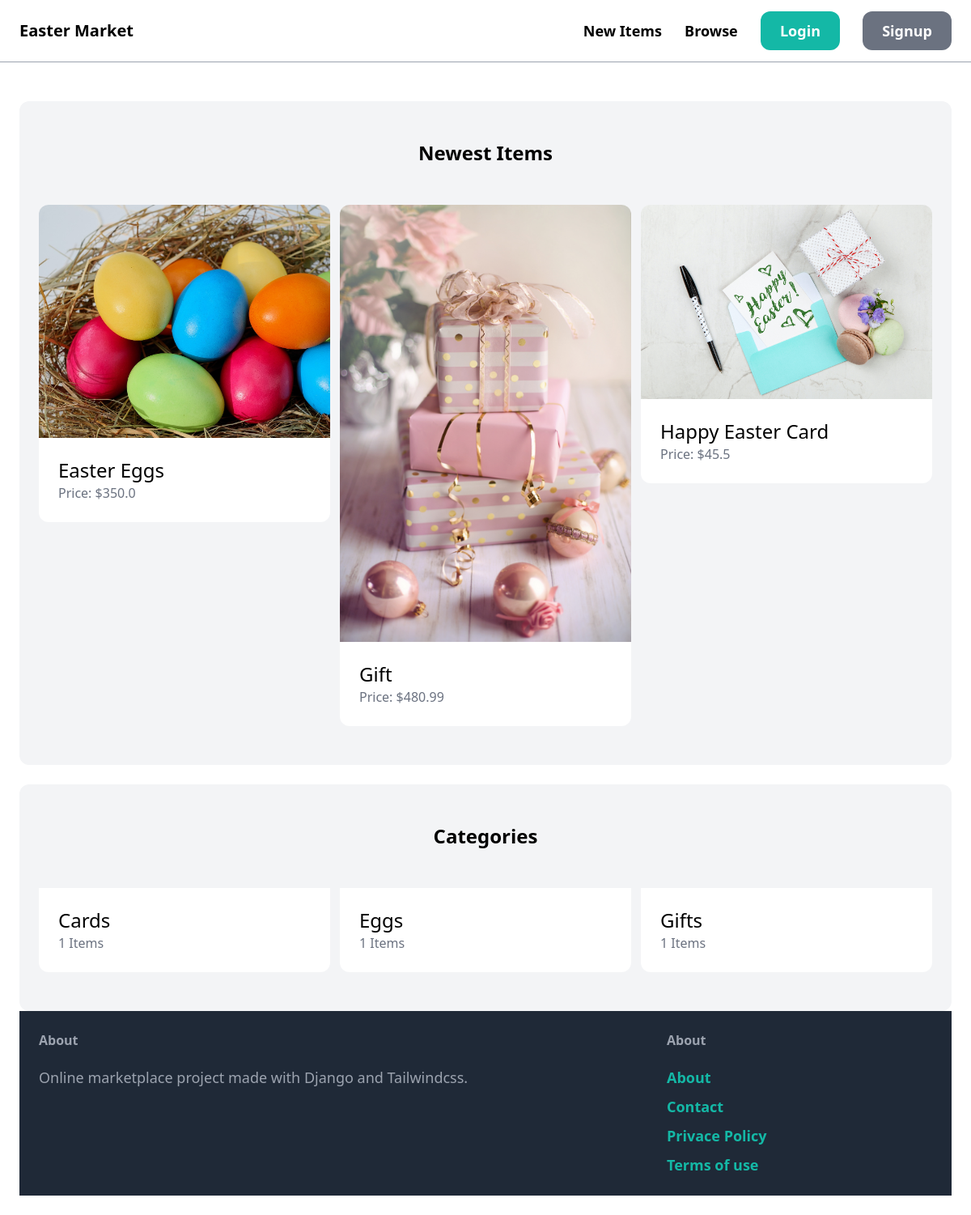
The app's page /, older data.
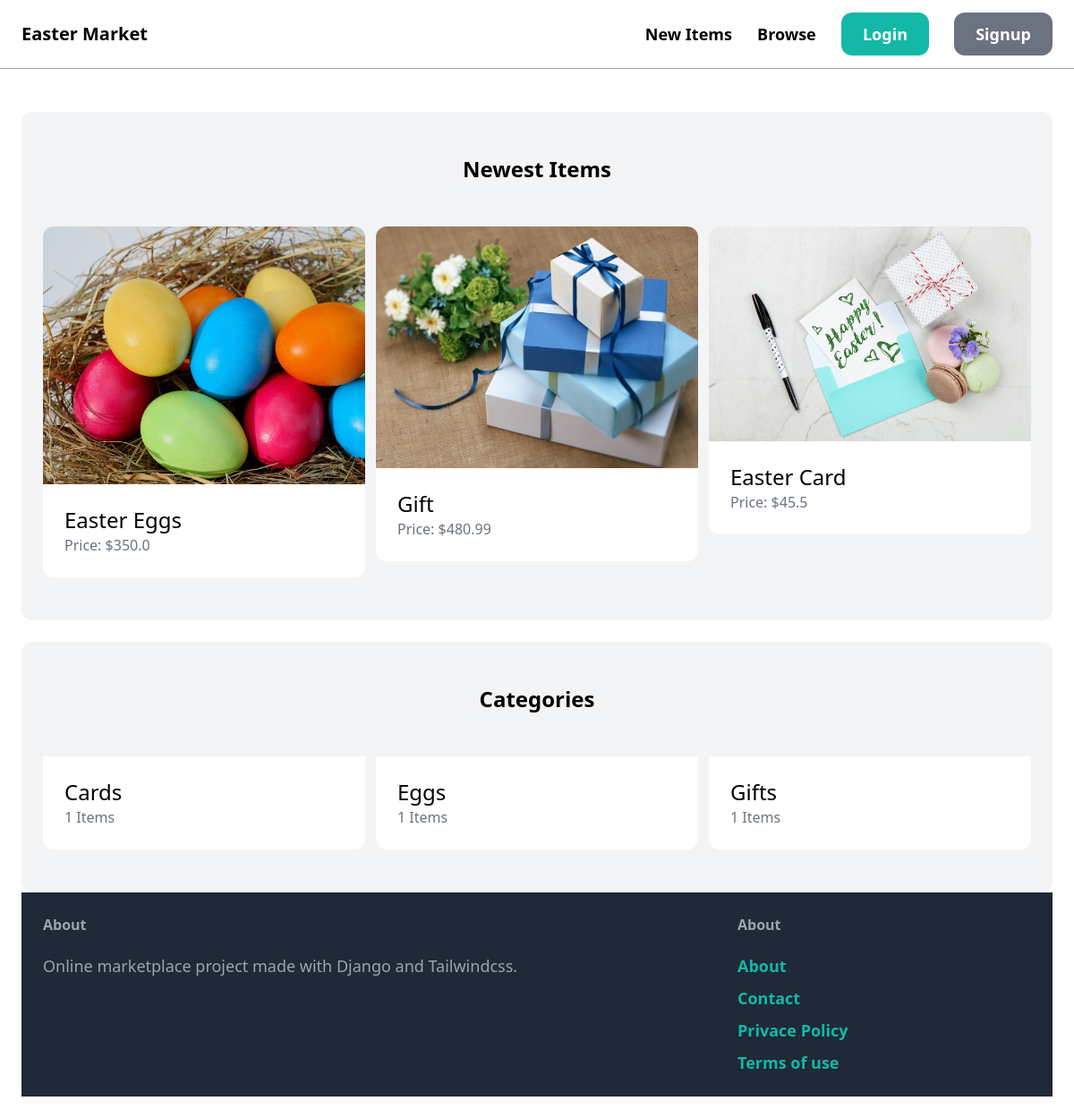
The same page, newer data.
### item/models.py (models this page shows, shortened)
class Item(models.Model):
    name = models.CharField(max_length=255)
    category = models.ForeignKey(Category, related_name="items", on_delete=models.CASCADE)
    description = models.TextField(blank=True, null=True)
    price = models.FloatField()
    image = models.ImageField(upload_to="items_images", blank=True, null=True)
    is_sold = models.BooleanField(default=False)
    created_by = models.ForeignKey(User, related_name="items", on_delete=models.CASCADE)
    created_at = models.DateTimeField(auto_now_add=True)

### core/views.py (the view)
# urls.py: path('', views.index, name='index'),
def index(request):
    items = Item.objects.filter(is_sold=False)[0:6]
    categories = Category.objects.all()
    return render(request, 'core/index.html',
                  {'categories':categories,
                  'items':items,})

### core/templates/core/index.html (shortened to what this page needs)
{% extends 'core/base.html' %}
{%block content%}
   <div class="mt-6 px-6 py-12 bg-gray-100 rounded-xl">
        <h2 class="mb-12 text-2xl text-center font-bold">Newest Items</h2>
        <div class="grid grid-cols-3 gap-3">
            {%for item in items%}
                <div>
                    <a href="{% url 'item:detail' item.id %}">
                        <img src="{{item.image.url}}" class="rounded-t-xl">
                <div class="p-6 bg-white rounded-b-xl">
                    <h2 class="text-2xl">{{ item.name}}</h2>
                    <p class="text-gray-500">Price: ${{item.price}} </p>
                </div>
                    </a>
                </div>
            {% endfor %}
        </div>
    </div>
    <div class='mt-6 px-6 py-12 bg-gray-100 rounded-xl'>
        <h2 class="text-2xl mb-12 text-center font-bold">Categories</h2>
        <div class="grid gap-3 grid-cols-3 ">
            {%for category in categories%}
            <div class="p-6 bg-white rounded-b-xl">
                <h2 class="text-2xl">{{ category.name}}</h2>
                <p class="text-gray-500">{{category.items.count}} Items</p>
            </div>
            {%endfor%}
        </div>
{%endblock%}

Row changes from the older to the newer data that the page shows:
changed Item "Gift": image: a different picture
changed Item: name "Happy Easter Card" → "Easter Card"
